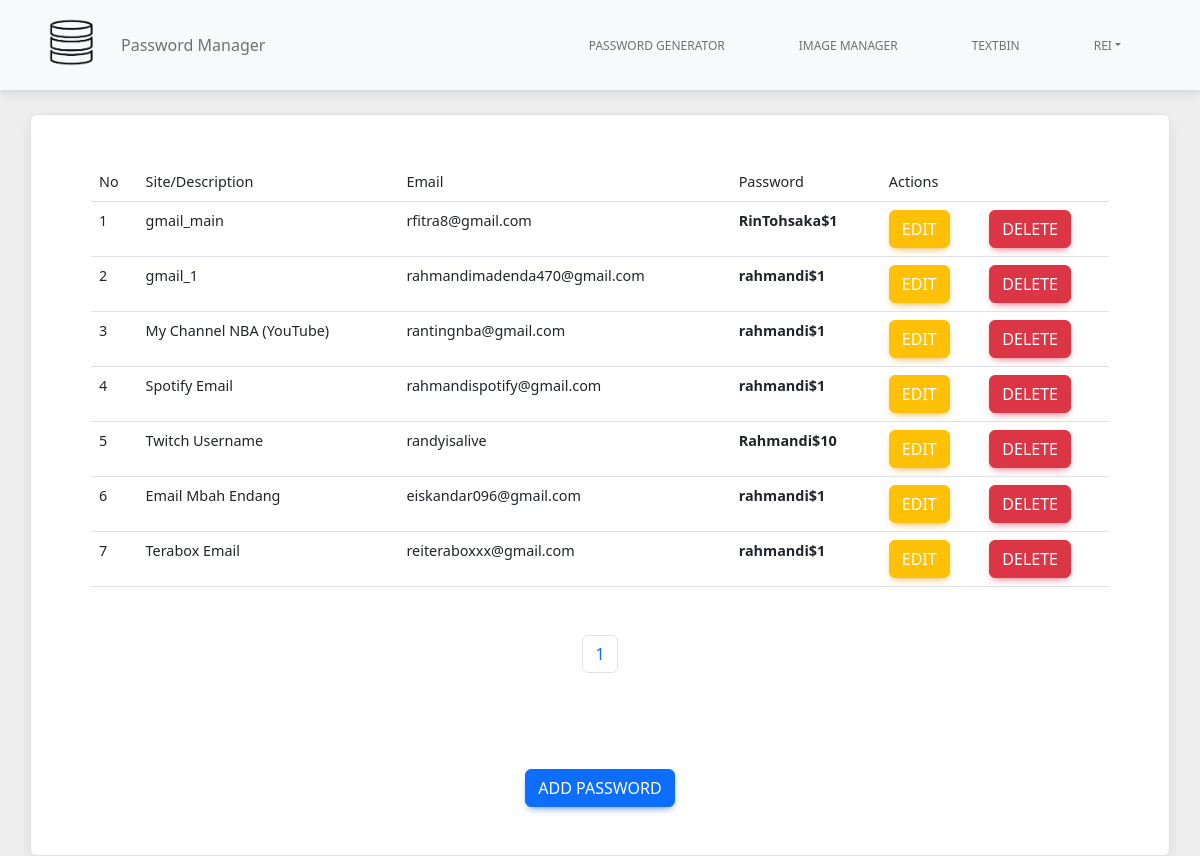
The app's page / (signed in), older data.
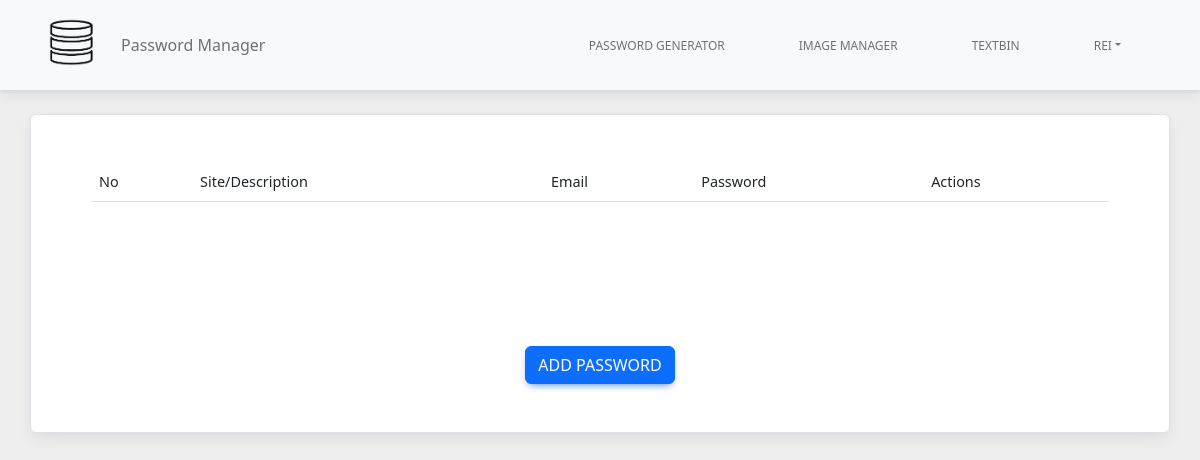
The same page, newer data.
### tables this page shows
CREATE TABLE "content" (
	"id"	INTEGER,
	"password_site"	TEXT,
	"site"	TEXT,
	"username_site"	TEXT,
	"user_id"	INTEGER,
	PRIMARY KEY("id" AUTOINCREMENT),
	FOREIGN KEY("user_id") REFERENCES "users"("id")
);

### controller/home.py (the view)
@home.route('/', methods=['POST', 'GET'])
def index():
    id = session.get('id')
    if id is None:
        return redirect(url_for('auth.login'))
    db = db_connection()
    cur = db.cursor()
    page = request.args.get('page', type=int, default=1)
    limit = 10
    if page > 1:
        first_page = (page * limit) - limit
        num = first_page + 1
        num_list = [num]
    else:
        first_page = 0
        num = first_page + 1
        num_list = [num]
    cur.execute("SELECT * FROM content WHERE user_id = %s" % (id))
    all_content = cur.fetchall()
    total_pages = (int(len(all_content)) / limit) + 1
    total_pages = math.ceil(total_pages)
    params = (id, first_page, limit)
    sql = 'SELECT * FROM content WHERE user_id = %s LIMIT %s, %s' % params
    cur.execute(sql)
    content = cur.fetchall()
    cur.close()
    db.close()
    return render_template('index.html', content=content, id=id, total_pages=total_pages, num_list=num_list)

### db.py (called while the page is built)
def db_connection():
    db = getattr(g, '_database', None)
    if db is None:
        db = g._database = sqlite3.connect(DATABASE)
    return db

### templates/index.html (shortened to what this page needs)
{% extends 'base.html' %}  {% block body %}
{% include 'navbar.html'   %}
<div class="container mt-4 card p-5 border">
  <div class="container">
    <div class="row">
      <div class="col">
        <table class="table">
      <thead>
        <tr>
          <th>No</th>
          <th>Site/Description</th>
          <th>Email</th>
          <th>Password</th>
          <th colspan="2" style="text-align: ce;">Actions</th>
        </tr>
      </thead>
      <tbody id="parentDiv">
        {% for x in content %}
        <td>{{num_list[0]}}</td>
        <td>{{x[2]}}</td>
        <td>{{x[3]}}</td>
        <td><strong>{{x[1]}}</strong></td>
        <td>
            <button class="btn btn-warning" id="edit"> <a href="{{ url_for('home.edit', id=x[0]) }}"
                style="text-decoration: none; color:white;">Edit</a>
            </button>
        </td>
        <td><button type="button" class="btn btn-danger" data-bs-toggle="modal" data-bs-target="#exampleModal">
              Delete
            </button></td>
        {% endfor %}
      </tbody>
    </table>
    <div class="mt-5">
      <nav aria-label="Page navigation example">
      <ul class="pagination justify-content-center">
        {% for x in range(1,total_pages)  %}
        <li class="page-item mx-1"><a class="page-link" href="{{url_for('home.index', page=x)}}">{{x}}</a></li>
        {% endfor %}
      </ul>
    </nav>
    </div>
    <div class="row mt-5">
      <div class="col">
 <div class="mt-5 ">
    <div class="row justify-content-center">
      <div class="col gap-2 text-center ">
        <a href="/add-pass" class="btn btn-primary" style="text-decoration: none; color: white">
          Add Password</a>
      </div>
    </div>
  </div>
      </div>
    </div>
  </div>
</div>
{% endblock %}

### templates/base.html (shortened to what this page needs)
<!DOCTYPE html>
<html lang="en">
  <head>
    <link rel="stylesheet" href="{{ url_for('static', filename='css/mdb.min.css') }}" />
    <link rel="stylesheet" href="{{ url_for('static', filename='style.css') }}" />
    <link
      rel="stylesheet"
      href="https://cdn.jsdelivr.net/npm/bootstrap@5.2.0/dist/css/bootstrap.min.css
    "
    />
  </head>
  <body style="background-color: #eee">
    {% block body %} {% endblock %}
  </body>
</html>

### templates/navbar.html (shortened to what this page needs)
  <nav class="navbar navbar-expand-lg navbar-light bg-light">
    <div class="container">
      {% if check == True %}
      <a class="navbar-brand me-2" href="{{ url_for('home.index') }}">
        <img src="{{ url_for('static', filename='/logo1-background.png') }}" height="65" alt="MDB Logo" loading="lazy"
          style="margin-top: -1px" />
      </a>
      <button class="navbar-toggler" type="button" data-mdb-toggle="collapse" data-mdb-target="#navbarButtonsExample"
        aria-controls="navbarButtonsExample" aria-expanded="false" aria-label="Toggle navigation">
        <i class="fas fa-bars"></i>
      </button>
      <div class="collapse navbar-collapse" id="navbarButtonsExample">
        <ul class="navbar-nav me-auto mb-2 mb-lg-0">
          <li class="nav-item">
            <a class="nav-link" href="#">Image Manager</a>
          </li>
        </ul>
        {% else %}
        <a class="navbar-brand me-2" href="{{ url_for('home.index') }}">
          <img src="{{ url_for('static', filename='/logo1-background.png') }}" height="65" alt="MDB Logo" loading="lazy"
            style="margin-top: -1px" />
        </a>
        <div class="collapse navbar-collapse" id="navbarButtonsExample">
          <ul class="navbar-nav me-auto mb-2 mb-lg-0">
            <li class="nav-item">
              <a class="nav-link" href="#">Password Manager</a>
            </li>
          </ul>
          {% endif %}
          {% if session.get('username') == None %}
          {% else %}
          <div class="d-flex align-items-center">
            <ul class="nav nav-pills">
              <li class="nav-item">
                <a class="nav-link" href="{{url_for('generator.index', id=id)}}">Password Generator</a>
              </li>
              <li class="nav-item">
                <a class="nav-link" href="{{ url_for('image_manager.index', id=id) }}">Image Manager</a>
              </li><li class="nav-item">
                <a class="nav-link" href="{{ url_for('text.index', id=id) }}">Textbin</a>
              </li>
               <li class="nav-item dropdown">
                <a class="nav-link dropdown-toggle" data-bs-toggle="dropdown" href="#" role="button"
                  aria-expanded="false">{{session.get('username')}}</a>
              </li>
            </ul>
          </div>
          {% endif %}
        </div>
      </div>
  </nav>

Row changes from the older to the newer data that the page shows:
removed content: num_list "1", site "gmail_main", username_site "rfitra8@gmail.com", password_site "RinTohsaka$1"
removed content: num_list "2", site "gmail_1", username_site "rahmandimadenda470@gmail.com", password_site "rahmandi$1"
removed content: num_list "3", site "My Channel NBA (YouTube)", username_site "rantingnba@gmail.com", password_site "rahmandi$1"
removed content: num_list "4", site "Spotify Email", username_site "rahmandispotify@gmail.com", password_site "rahmandi$1"
removed content: num_list "5", site "Twitch Username", username_site "randyisalive", password_site "Rahmandi$10"
removed content: num_list "6", site "Email Mbah Endang", username_site "eiskandar096@gmail.com", password_site "rahmandi$1"
removed content: num_list "7", site "Terabox Email", username_site "reiteraboxxx@gmail.com", password_site "rahmandi$1"
Text that changed along with them:
list line gone: "1"
